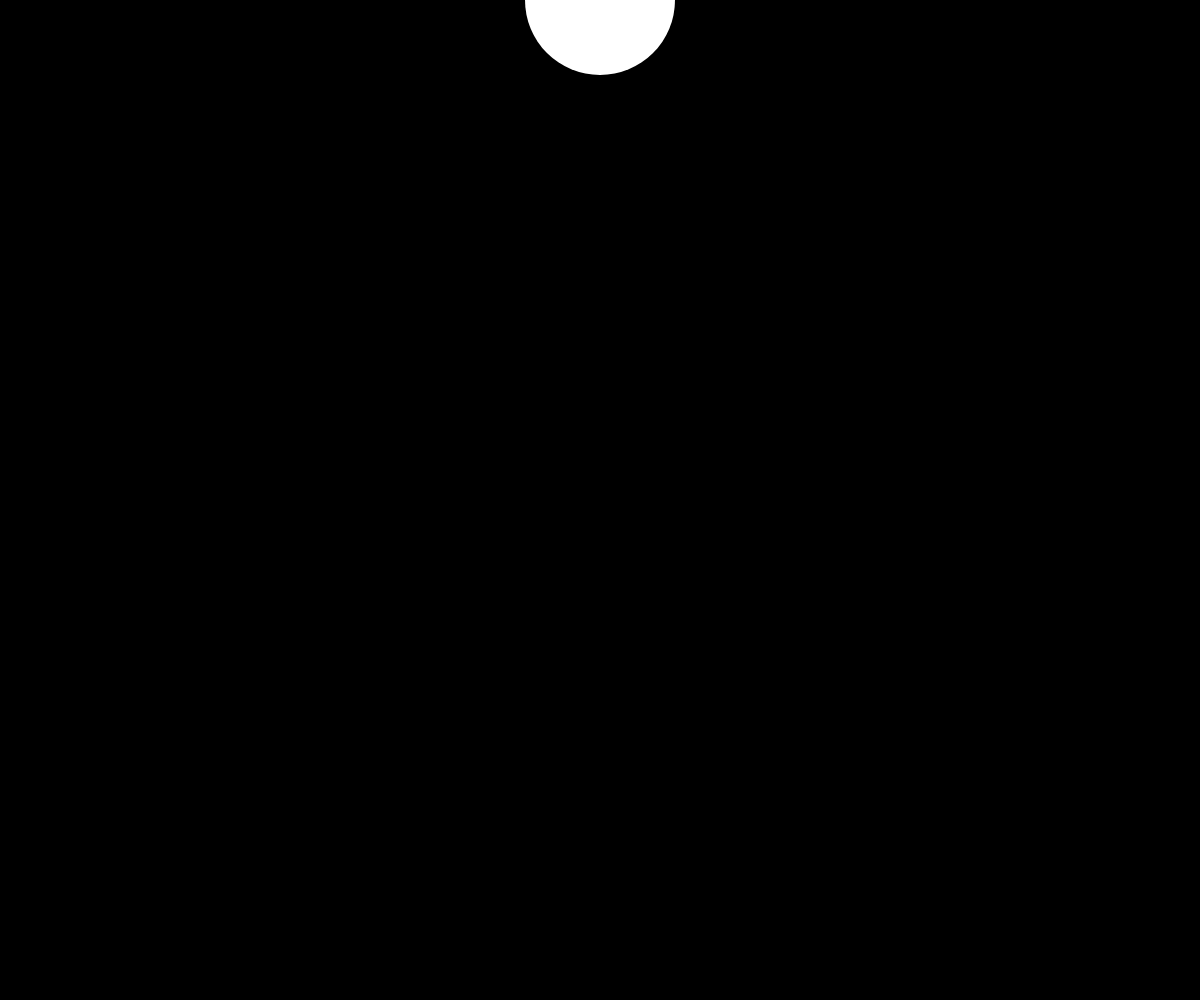
Frame 1 (no input)
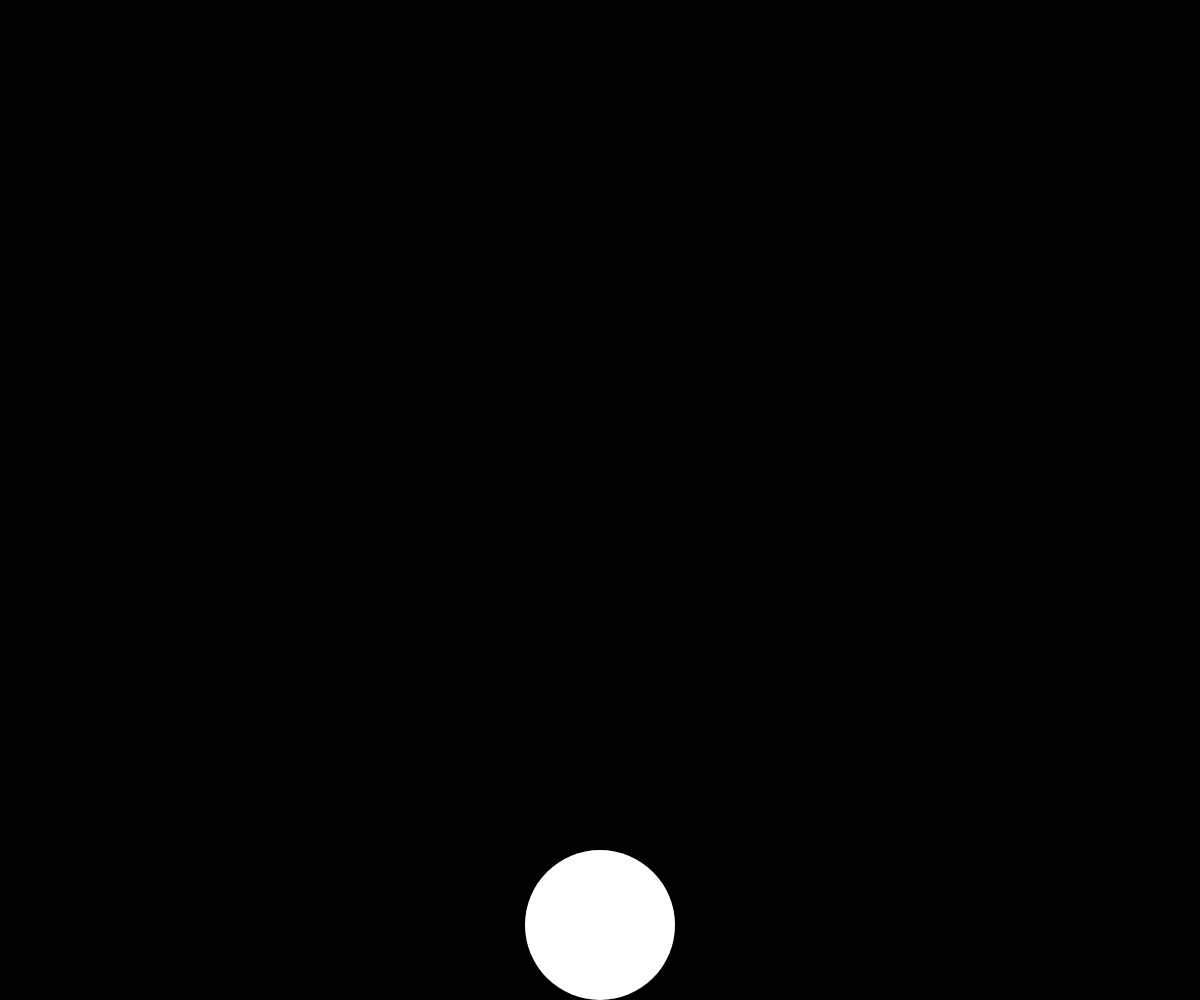
Frame 60 (no input)
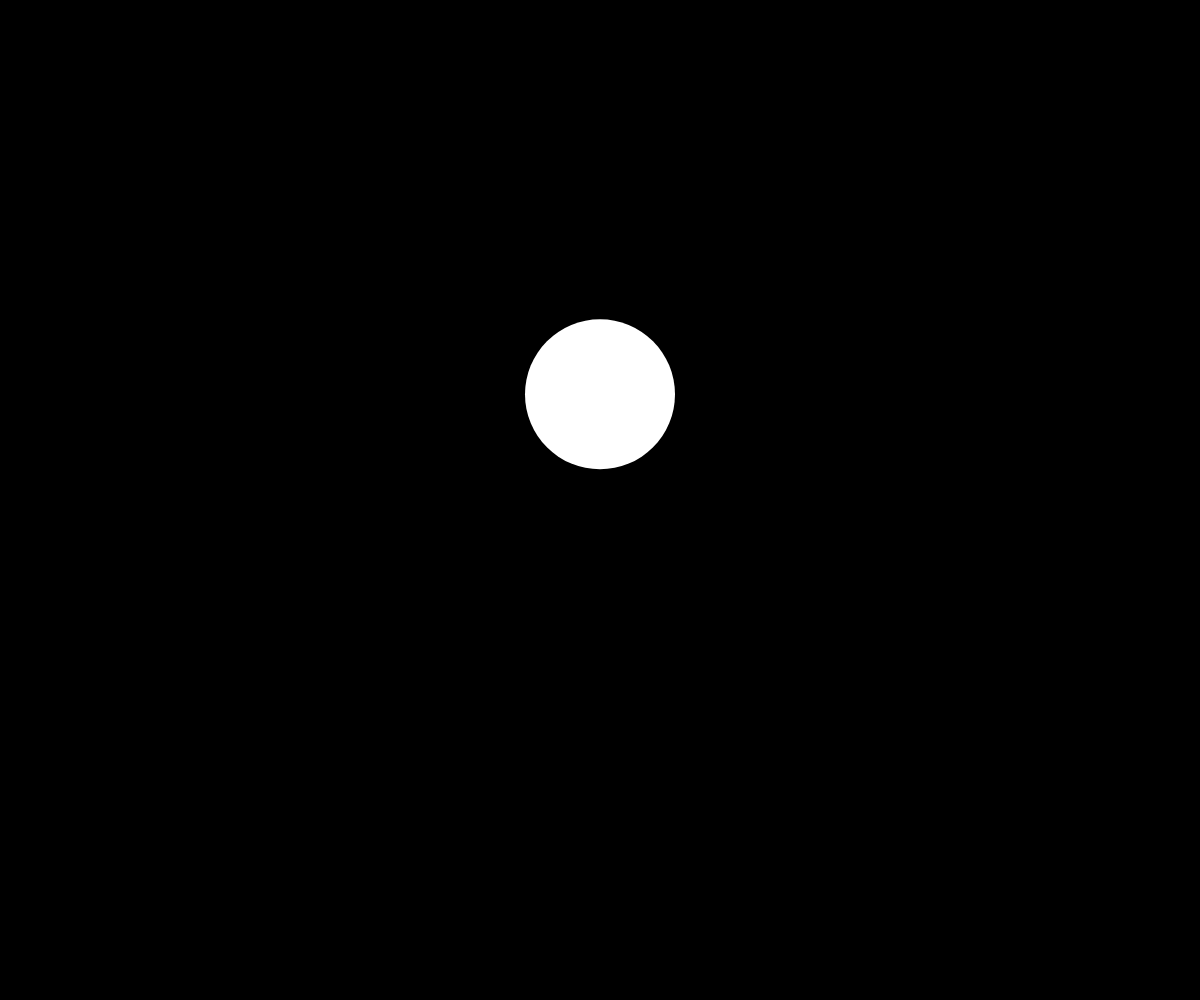
Frame 120 (the mouse pressed at the canvas centre since frame 60)

The p5.js sketch that drew these frames (run headless with seeded random() and noise() and a simulated clock; from frame 60 on, the mouse is pressed at the canvas centre):

// p5.js sketch
// ── sketch.js
var x = 0;
var y = 0;
var d = 150;
var gravity = 0.5;

//create a variable for speed
var speedY = 1;

function setup() {
  createCanvas(windowWidth, windowHeight);
  noStroke();
  x = windowWidth / 2;
}

function draw() {
  //clear the background and set the fill colour
  background(0);
  fill(255);

  ellipse(x, y, d, d);

  // adding gravity
  // uncomment this line to see what it is doing
  speedY = speedY + gravity;

  // updating y pos with speed
  y = y + speedY;

  // reaching bottom?
  if (y > height - d / 2) {
    // set y to bottom pos
    y = height - d / 2;

    // invert the speed
    speedY = speedY * -0.79;
  }
  // reached top?
  else if (y <= 0) {
    speedY = -speedY;
  }

  //console.log(speedY);
}
